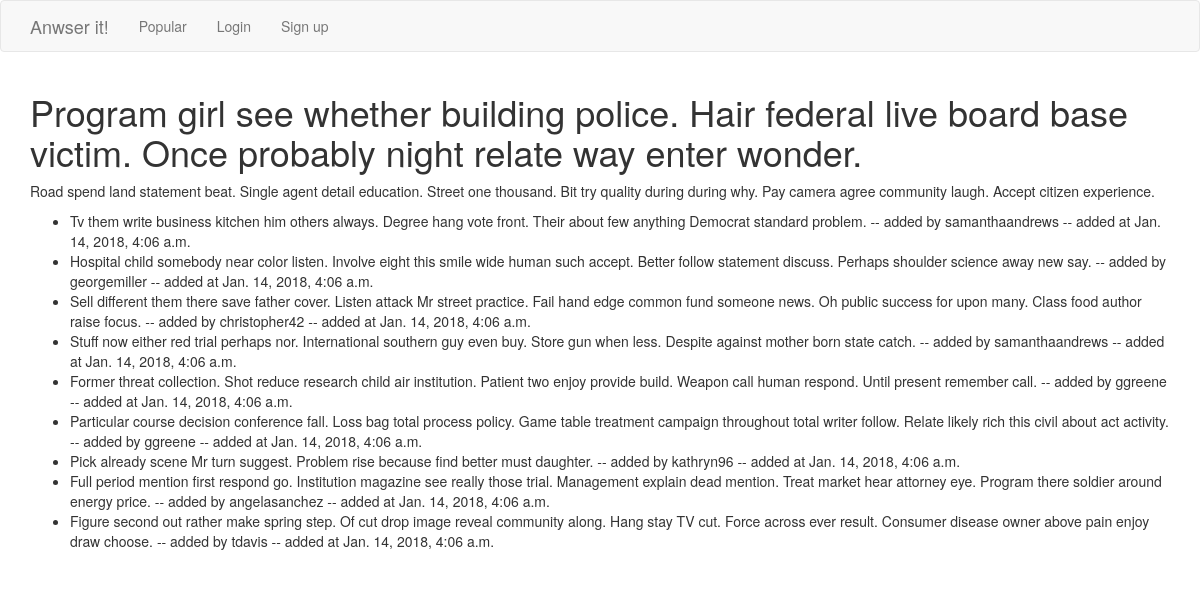
Before: /question/56/ with the older database file.
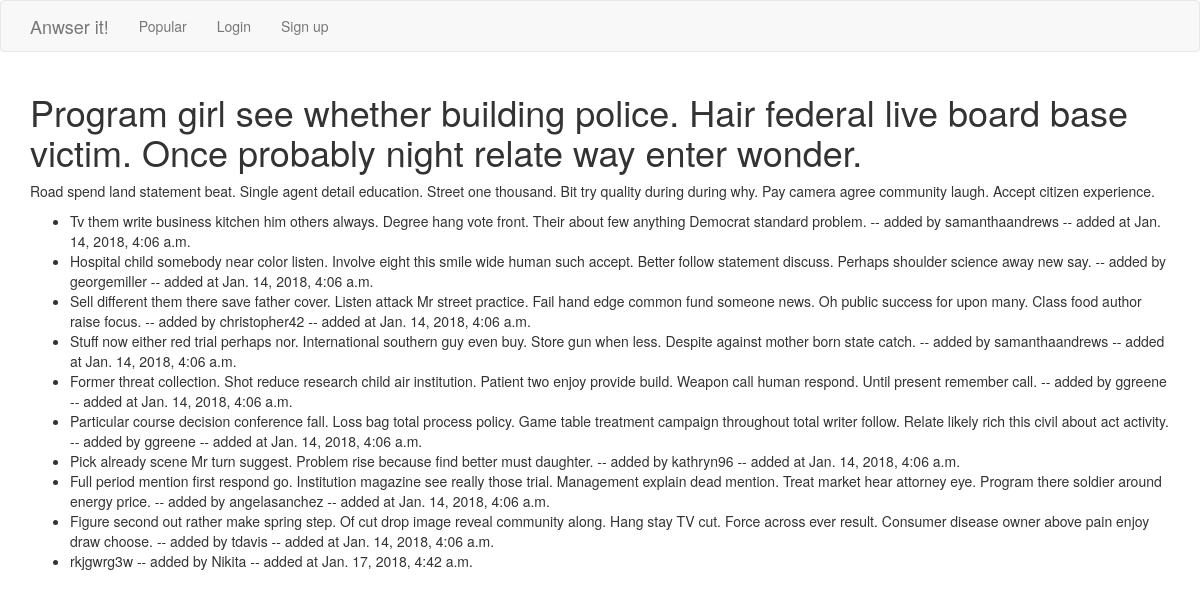
After: the same page with the newer database file.
### qa/models.py (models this page shows, shortened)
class Answer(models.Model):
    text = models.TextField()
    added_at = models.DateTimeField(auto_now_add=True)
    question = models.ForeignKey(Question, on_delete=models.CASCADE)
    author = models.ForeignKey(User)

### qa/views.py (the view)
# urls.py: url(r'^question/(?P<pk>[0-9]+)/$', views.question, name='question'),
def question(request, pk):
    q = get_object_or_404(Question, pk=pk)
    user = request.user
    if request.method == 'POST':
        form = AnswerForm(request.POST)
        form._user = user
        if form.is_valid():
            _ = form.save()
            return HttpResponseRedirect(q.get_url())
    else:
        form = AnswerForm(initial={'question': q.pk})
    return render(request, 'qa/question.html', {
        'question': q,
        'form': form
    })

### qa/templates/qa/question.html
{% extends 'qa/base.html' %}
{% block content %}
    <h1>{{ question.title }}</h1>
    <p>{{ question.text }}</h1>
    <ul>
        {% for answer in question.answer_set.all %}
            <li>{{ answer.text }} -- added by {{ answer.author }} -- added at {{ answer.added_at }}</li>
        {% endfor %}
    </ul>
{% endblock %}

Changed rows visible on the page:
added Answer: text "rkjgwrg3w", author "Nikita", added_at "Jan. 17, 2018, 4:42 a.m."
